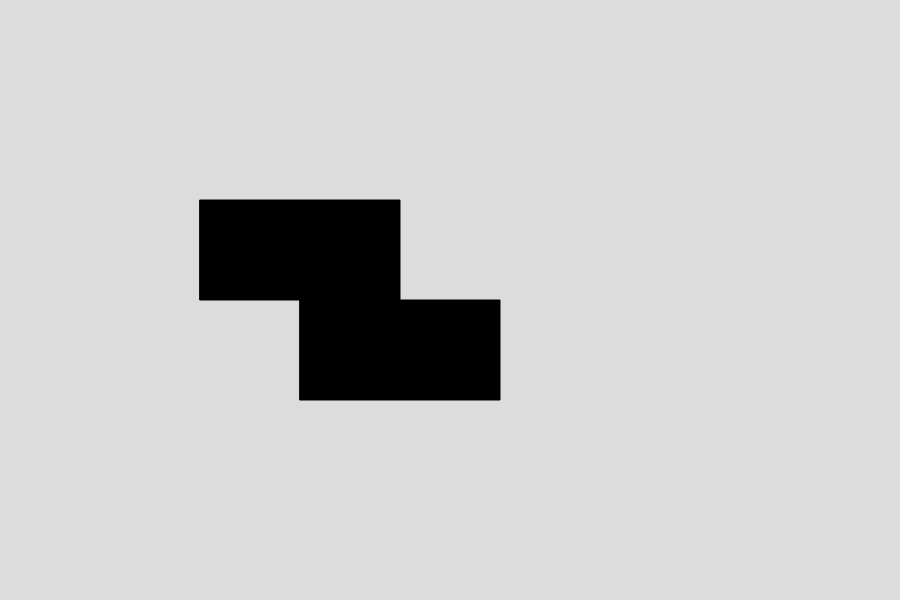
Frame 1 (no input)
Frame 60 (no input): identical to frame 1, image omitted
Frame 120 (the mouse pressed at the canvas centre since frame 60): identical to frame 1, image omitted

The p5.js sketch that drew this single still picture (run headless with seeded random() and noise() and a simulated clock; from frame 60 on, the mouse is pressed at the canvas centre):

// p5.js sketch
// ── sketch.js
let state = false;
let locX = 200;
let locY = 200;
let w = 200;
let h = 100;
let myButton = null;
let buttonArray = [];

function setup() {
    createCanvas(900, 600);
    buttonArray.push(new Button(200, 200, 200, 100));
    buttonArray.push(new Button(300, 300, 200, 100));
}

function draw()
{
    background(220);
    for(let i=0; i<buttonArray.length; i++)
    {
        buttonArray[i].draw();
    }

}

function mousePressed()
{
    for(let i=0; i<buttonArray.length; i++)
    {
        buttonArray[i].flick(mouseX, mouseY);
    }
}

class Button
{
    constructor(x, y, w, h)
    {
        this.state = false;
        this.locX = x;
        this.locY = y;
        this.w = w;
        this.h = h;
    }
    draw()
    {
        if(this.state == true) fill (255);
        else fill(0);
        rect(this.locX, this.locY, this.w, this.h);
    }
    flick(x, y)
    {
        if(x > this.locX && x < this.locX + this.w && y > this.locY && y < this.locY + this.h)
            this.state = !this.state;
    }
}
